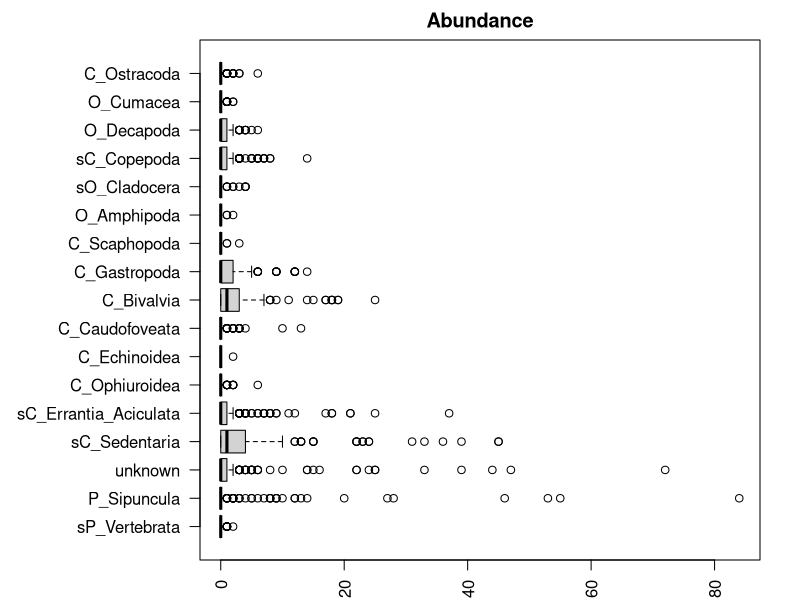

Recreate this plot in R. (Note: this script raises an error after producing the figure.)
## ---- chunk 1
knitr::opts_chunk$set(echo = TRUE)
# set.seed

library(vegan)
library(ggplot2)
library(viridis)
library(cowplot)
## ---- chunk 2
## Load to build page # 2 trepo-macrobeta.rmd
remove(list = ls())
# load("page_build/trepo/beta_ssu_full_part_1_wf.rdata")
## ---- chunk 3
swel_col <- c("#E69F00", "#CC79A7", "#0072B2", "#56B4E9")
## ---- chunk 4
ds <- read.csv("T_REPO_raw.csv", header = TRUE)
ds <- ds[ds$size == "combined",] 
ds$site <- ordered(ds$site, levels = c("Pastores", "Almirante", "Cristobal", "P_Caracol"))
ds <- ds[ds$week != "WXX",] 
site <- factor(ds$site) 
season <- factor(ds$season)
week <- factor(ds$week)
## ---- chunk 5
par(mar=c(2,10,2,2)) 
boxplot(ds[,16:32],horizontal = TRUE,las=2, main="Abundance")
## ---- chunk 6
ds_spp <- mvabund(ds[,16:32]) 
## ---- chunk 7
meanvar.plot(ds_spp)
## ---- chunk 8
transformed_abund <- plot(ds_spp ~ ds$site, cex.axis=0.8, cex=0.8)
## ---- chunk 9
model <- manyglm(ds_spp ~ site * season, family="negative_binomial")
M_output <- anova(model)
## ---- chunk 10
M_output
## ---- chunk 11
model1_res_plot <- plot(model) 
## ---- chunk 12
model_pairs <- anova(model, pairwise.comp = site, nBoot = 199)
model_pairs
## ---- chunk 13
M1_uni <- anova(model, p.uni="adjusted") 
M1_uni
## ---- chunk 14
M2 <- manyglm(ds_spp ~ ds$Region * ds$season, family="negative_binomial")
M2 <- anova(M2)
## ---- chunk 15
M2_uni 
## ---- chunk 16
model_wk <- manyglm(ds_spp ~ site * week, family="negative_binomial")
M_output_wk <- anova(model_wk)
M_output
## ---- chunk 17
# Full year-long data-set
ds <- read.csv("T_REPO_raw.csv", header = TRUE)


# This is the sum of occurrences at each site, in each season every other week (based on microbial sampling); environmental data is averaged by season and site
short <- read.csv("macro_short1.csv", header = TRUE)
short$site <- ordered(short$site, levels = c("Pastores", "Almirante", "Cristobal", "P_Caracol"))
short.data <- short[,13:29] # species (meio.data)
env_s.data <- short[,31:39] # temp, DO %, DO mgL, pH, chloro, bga (env.data)
site_s.data <- short[,1:3] # site, region, season (site.data)
## ---- chunk 18
meio.mdf <- as.matrix.data.frame(meio.data)
rownames(meio.mdf) <- site.data$site
meio.bray <- vegdist(meio.mdf, method = "bray")
meio.bray
## ---- chunk 19
meio.jac <- vegdist(meio.mdf, method = "jaccard", binary = T)
meio.jac
## ---- chunk 20
#simper(meio.data, site.data$site, permutations = 999)
## ---- chunk 21
# calculate principal coordinates analysis (Bray-Curtis)
pcoa.meio.bray <- cmdscale(meio.bray, k = 2, eig = T)

# extract axis positions for each site from cmdscale object and create a dataframe for plotting
pcoa.meio.bray.plotting <- as.data.frame(pcoa.meio.bray$points)
colnames(pcoa.meio.bray.plotting) <- c("axis_1", "axis_2")
pcoa.meio.bray.plotting$site <- rownames(pcoa.meio.bray.plotting)

# calculate the proportion of variance in the data which is explained by the first two PCoA axes
pcoa.meio.bray$eig[1]/(sum(pcoa.meio.bray$eig))
## ---- chunk 22
pcoa.meio.bray$eig[2]/(sum(pcoa.meio.bray$eig))
## ---- chunk 23
# create a PCoA plot
pcoa.meio.bray.plot <- ggplot(pcoa.meio.bray.plotting, aes(x = axis_1, y = axis_2, colour = site)) +
  geom_point(size = 3) +
  scale_colour_viridis_d(option = "magma", begin = 0.2, end = 0.8) +
  theme_bw() + 
  xlab("PCoA 1 (57.3%)") +
  ylab("PCoA 2 (17.1%)") +
  annotate(geom = 'text', label = 'Bray-Curtis', x = Inf, y = -Inf, hjust = 1.15, vjust = -1)
pcoa.meio.bray.plot

# repeat process with Jaccard dissimilarity matrix
pcoa.meio.jac <- cmdscale(meio.jac, k = 2, eig = T)

pcoa.meio.jac.plotting <- as.data.frame(pcoa.meio.jac$points)
colnames(pcoa.meio.jac.plotting) <- c("axis_1", "axis_2")
pcoa.meio.jac.plotting$site <- rownames(pcoa.meio.jac.plotting)

pcoa.meio.jac$eig[1]/(sum(pcoa.meio.jac$eig))
pcoa.meio.jac$eig[2]/(sum(pcoa.meio.jac$eig))

pcoa.meio.jac.plot <- ggplot(pcoa.meio.jac.plotting, aes(x = axis_1, y = axis_2, colour = site)) +
  geom_point(size = 3) +
  scale_colour_viridis_d(option = "magma", begin = 0.2, end = 0.8) +
  theme_bw() + 
  xlab("PCoA 1 (60.8%)") +
  ylab("PCoA 2 (24.9%)") +
  annotate(geom = 'text', label = 'Jaccard', x = Inf, y = -Inf, hjust = 1.215, vjust = -1)

# extract plot legend
legend <- get_legend(pcoa.meio.jac.plot)

# plot Bray-Curtis PCoA and Jaccard PCoA side by side
plot_grid(pcoa.meio.bray.plot + theme(legend.position = 'none'), pcoa.meio.jac.plot + theme(legend.position = 'none'), legend, ncol = 3, rel_widths = c(1,1,0.5))
## ---- chunk 24
# Homogeneity of dispersion test
#permutest(betadisper(meio.bray, site.data$region))
## ---- chunk 25
#adonis(meio.bray ~ season, data = site.data, permutations = 999)
## ---- chunk 26
# Z-Score transform your environmental data
env.data.z <- env.data
env.data.z
env.data.z$temp <- (env.data.z$temp - mean(env.data.z$temp))/sd(env.data.z$temp)
env.data.z$sal_psu <- (env.data.z$sal_psu - mean(env.data.z$sal_psu))/sd(env.data.z$sal_psu)
env.data.z$DO_mgL <- (env.data.z$DO_mgL - mean(env.data.z$DO_mgL))/sd(env.data.z$DO_mgL)
env.data.z$pH <- (env.data.z$pH - mean(env.data.z$pH))/sd(env.data.z$pH)
env.data.z$Chlorophyll_ugL <- (env.data.z$Chlorophyll_ugL - mean(env.data.z$Chlorophyll_ugL))/sd(env.data.z$Chlorophyll_ugL)
env.data.z$BGA_ugL <- (env.data.z$BGA_ugL - mean(env.data.z$BGA_ugL))/sd(env.data.z$BGA_ugL)
## ---- chunk 27
# construct full model and calculate VIF, need to remove terms from the model until all VIF scores are < 10.
dbRDA.full <- capscale(meio.bray ~ temp+sal_psu+DO_mgL+pH+Chlorophyll_ugL+BGA_ugL,
                       env.data.z)
vif.cca(dbRDA.full)
## ---- chunk 28
# construct reduced model and calculate VIF
dbRDA.mat <- capscale(meio.bray ~  temp+DO_mgL+BGA_ugL,
                      env.data.z)
vif.cca(dbRDA.mat)
## ---- chunk 29
# test overall significance of the analysis
anova(dbRDA.mat)
## ---- chunk 30
# test significance of each environmental variable
anova(dbRDA.mat, by = "terms")
## ---- chunk 31
# summary of dbRDA model to extract total variance constrained and axis scores
summary(dbRDA.mat)
## ---- chunk 32
smry <- summary(dbRDA.mat)
scrs <- scores(dbRDA.mat)
df1  <- data.frame(smry$sites[,1:2]) # site scores for RDA1 and RDA2
df1$site <- rownames(df1)  #add site names
df2  <- data.frame(smry$biplot[,1:2])  # mapping environmental variables

rda.plot <- ggplot(df1, aes(x=CAP1, y=CAP2, colour = site)) + 
  geom_segment(data=df2, aes(x=0, xend=CAP1, y=0, yend=CAP2), 
               color="grey50", arrow=arrow(length=unit(0.01,"npc"))) +
  geom_text(data=df2, aes(x=CAP1,y=CAP2,label=rownames(df2),
                          hjust=0.5*(1-sign(CAP1)),vjust=0.5*(1-sign(CAP2))), 
            color="grey50", size=3) +
  geom_point(size = 3) +
  scale_colour_viridis_d(option = "magma", begin = 0.2, end = 0.8) +
  geom_text(aes(label=rownames(df1),
                hjust=0,vjust=1.5), colour = "black",size=3) +
  geom_hline(yintercept=0, linetype="dotted") +
  geom_vline(xintercept=0, linetype="dotted") +
  xlim(-1.05, 1.65) +
  ylim(-1.5, 1.05) +
  xlab("RDA1 (55.2%)") + # this percentage comes from the CAP1 'importance of components:' proportion explained, which can be found in summary(dbRDA.mat) 
  ylab("RDA2 (12.3%)") + # this percentage comes from the CAP2 'importance of components:' proportion explained, which can be found in summary(dbRDA.mat) 
  coord_fixed() +
  theme_bw() 
rda.plot
## ---- chunk 33
# Adding environmental data
# envfit()` fits vectors or planes while `ordisurf()` fits smooth, potentially non-linear surfaces
# vector fitting using pca 

pca <- rda(decostand(ds.data, method = "hellinger"), scale =TRUE) # hellinger, 
pca
biplot(pca, scaling = "species")

ev <- envfit(pca ~ ., data = env.data,
             choices = 1:2,
             scaling = "species",
             na.rm =TRUE,
             permutations = 1000)
ev
# pH and DO significant, salinity to a lesser extent, BGA marginal, temp is not.

plot(pca, display = "species", type = "n",
     scaling = "species")
points(pca, display = "species", pch= 19,
       scaling = "species")
plot(ev)
plot(ev, add = FALSE)

###
surf <- ordisurf(pca ~ DO_mgL,
                 data = env.data,
                 knots = 10,
                 pch = 16,
                 isotropic = TRUE,
                 main = NULL)
ordipointlabel(pca,
               display = "species",
               scaling = "species",
               add = TRUE)

summary(surf)
## ---- chunk 34
## Draws ellipsoid hulls & standard error & deviation ellipses
disp <- "sites"
scl <- "symmetric"
plot(pca, type = "n", scaling = scl,
     display = disp)
## ellipsoid hull
ordiellipse(pca, groups = site.data$site,
            kind = "ehull", col = col_vec,
            scaling = scl, lwd = 2)
## standard error of centroid  ellipse
ordiellipse(pca, groups = site.data$site,
            draw = "polygon", col = col_vec,
            scaling = scl, lwd = 2,
            label = TRUE)
## ---- chunk 35
remove(list = ls())
